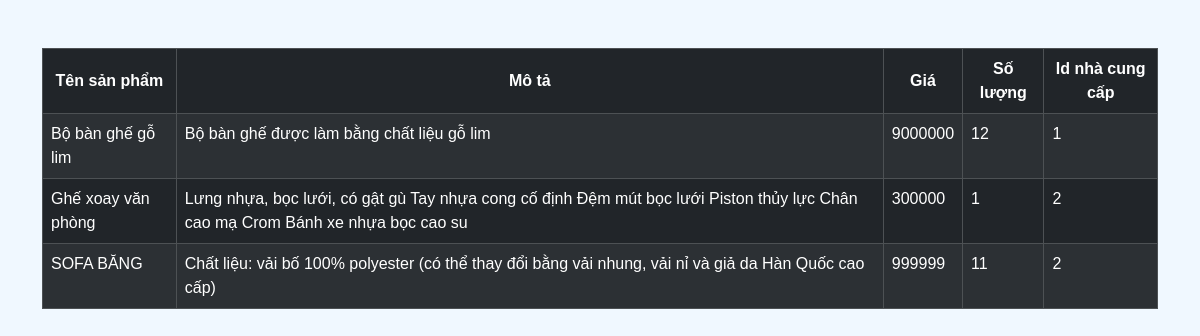
The page /Lab1.4/Controler/Controler.php on the database its author committed.
### tables this page shows
CREATE TABLE `products` (
  `id` int NOT NULL,
  `productname` varchar(255) NOT NULL,
  `description` text,
  `price` int NOT NULL,
  `quantity` int NOT NULL,
  `nhacungcap_id` int DEFAULT NULL
);

### Lab1.4/Controler/Controler.php (called while the page is built)
<?php
include '../Model/Model.php';
$list_of_products = get_products();
include '../Views/view.php'
?>

### Lab1.4/Model/Model.php (called while the page is built, shortened)
<?php
function get_products(){
    include 'config.php';
    $sql = "SELECT * FROM products";
    $stmt = $conn->prepare($sql);
    $stmt->execute();
    $result = $stmt->get_result();
    if($result->num_rows > 0){
        $rows = [];
        while ($row = $result->fetch_assoc()) {
            $rows[] = $row;
        }
        return $rows;
    } else {
        $stmt->close();
        $conn->close();
        return false;
    }
}
?>

### Lab1.4/Views/view.php (the view, shortened to what this page needs)
<!DOCTYPE html>
<html lang="en">
<head>
    <link href="https://cdn.jsdelivr.net/npm/bootstrap@5.3.2/dist/css/bootstrap.min.css" rel="stylesheet"
 />
</head>
<body class="container mt-5">
    <table class="table table-dark table-striped table-bordered">
        <thead>
            <tr>
                <th scope="col">Tên sản phẩm</th>
                <th scope="col">Mô tả</th>
                <th scope="col">Giá</th>
                <th scope="col">Số lượng</th>
                <th scope="col">Id nhà cung cấp</th>
            </tr>
        </thead>
        <tbody>
            <?php foreach ($list_of_products as $item): ?>
            <tr>
                <td><?php echo $item['productname']; ?></td>
                <td><?php echo $item['description']; ?></td>
                <td><?php echo $item['price']; ?></td>
                <td><?php echo $item['quantity']; ?></td>
                <td><?php echo $item['nhacungcap_id']; ?></td>
            </tr>
            <?php endforeach; ?>
        </tbody>
    </table>
</body>
</html>

### Lab1.4/Views/view.php (style rules this page uses)
body { background-color: #f0f8ff; font-family: 'Arial', sans-serif; }
.table thead th { text-align: center; vertical-align: middle; }

### rows shown on the page
products: productname "Bộ bàn ghế gỗ lim", description "Bộ bàn ghế được làm bằng chất liệu gỗ lim", price "9000000", quantity "12", nhacungcap "1"
products: productname "Ghế xoay văn phòng", description "Lưng nhựa, bọc lưới, có gật gù Tay nhựa cong cố định Đệm mút bọc lưới Piston thủy lực Chân cao mạ Crom Bánh xe nhựa bọc cao su", price "300000", quantity "1", nhacungcap "2"
products: productname "SOFA BĂNG", description "Chất liệu: vải bố 100% polyester (có thể thay đổi bằng vải nhung, vải nỉ và giả da Hàn Quốc cao cấp)", price "999999", quantity "11", nhacungcap "2"
